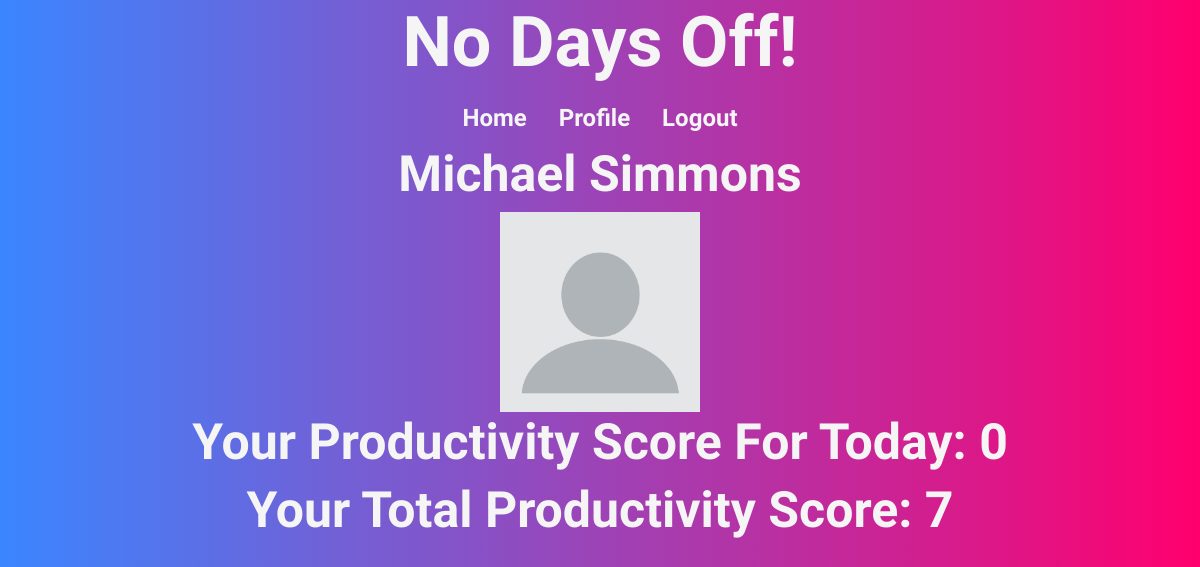
/profile (signed in), run on an earlier commit of the app's database.
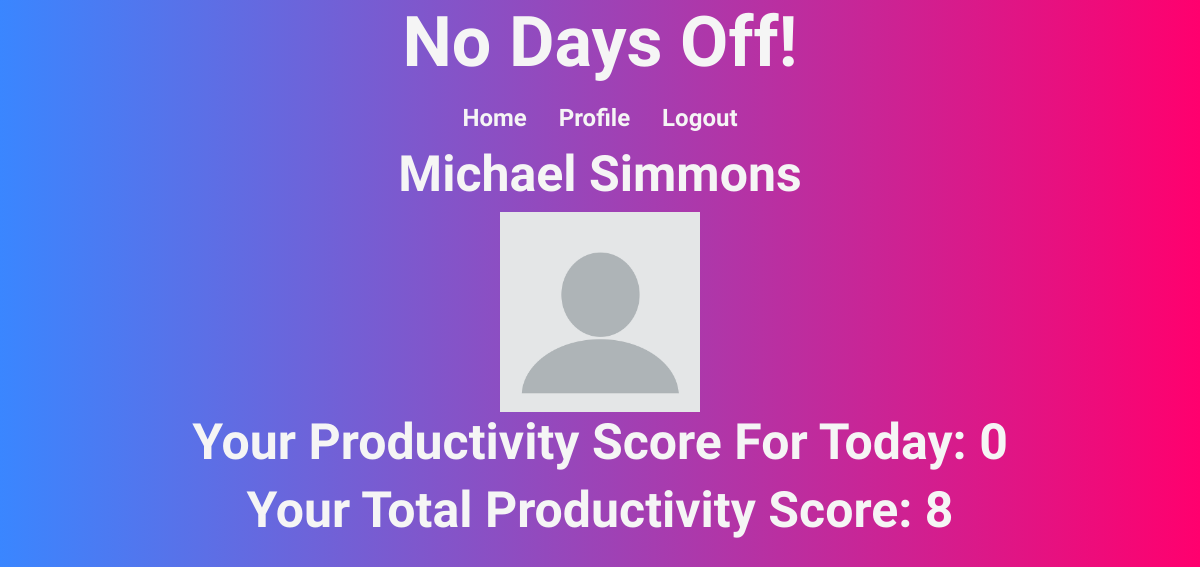
And on a later commit of the database.
### main/models.py (models this page shows)
class User(models.Model):
    first_name = models.CharField(max_length=50)
    last_name = models.CharField(max_length=50)
    email = models.CharField(max_length=255)
    password = models.CharField(max_length=50)
    occupation = models.CharField(max_length=100)
    score= models.IntegerField(default=0)
    created_at = models.DateTimeField(auto_now_add=True)
    updated_at = models.DateTimeField(auto_now=True)
    objects = UserManager()

### main/views.py (the view)
# urls.py: path('profile',views.profile)
def profile(request):
    logged_in_user = User.objects.get(id=request.session['user_id'])
    logged_in_user = User.objects.get(id=request.session['user_id'])
    all_tasks = Task.objects.all()
    user_tasks = logged_in_user.tasks_uploaded
    today_date = date.today()
    daily_score =0
    for task in all_tasks:
        if task.day_completed== today_date and task.completed_by == logged_in_user:
             daily_score = daily_score + 1
    context = {
    'logged_in_user': logged_in_user,
    'all_tasks' : all_tasks,
    'daily_score': daily_score,
    'today_date': today_date,
    'user_tasks': user_tasks
    }
    return render(request,'profile.html',context)

### main/templates/profile.html (shortened to what this page needs)
<!DOCTYPE html>
<html lang="en">
<head>
    <link rel="stylesheet" href="static/css/style.css">
    <link href="https://cdn.jsdelivr.net/npm/bootstrap@5.1.3/dist/css/bootstrap.min.css" rel="stylesheet">
</head>
<body>
    <div class="title">
        <h1 class="title">No Days Off!</h1>
      </div>
      <ul class="nav justify-content-center">
        <li class="nav-item">
          <a class="nav-link active" aria-current="page" href="/welcome">Home</a>
        </li>
        <li class="nav-item">
          <a class="nav-link" href="#">Profile</a>
        </li>
        <li class="nav-item">
          <a class="nav-link" href="/logout">Logout</a>
        </li>
      </ul>
      <div class="title2">
        <h1 class="title2"> {{logged_in_user.first_name}} {{logged_in_user.last_name}}</h1>
      </div>
      <div class="title2">
        <img class="profile_pic" src="/static/imgs/profile.png" alt="" srcset="">
      </div>
      <div class="title2">
        <h1 class="title2">Your Productivity Score For Today: {{daily_score}} </h1>
      </div>
      <div class="title2">
        <h1 class="title2">Your Total Productivity Score: {{logged_in_user.score}} </h1>
      </div>
</body>
</html>

### main/static/css/style.css (style rules this page uses)
body { background-image: linear-gradient(to right, #3a86ff, #ff006e); }
.title { display: flex; justify-content: center; color: whitesmoke; }
.title2 { display: flex; justify-content: center; color: whitesmoke; }
h1.title { font-size: 70px; font-family: 'Poiret One', cursive; font-weight: bolder; }
h1.title2 { font-size: 50px; font-family: 'Poiret One', cursive; font-weight: bolder; }
a.nav-link { color: whitesmoke; font-family: 'Poiret One', cursive; font-weight: bolder; font-size: x-large; }
.profile_pic { width: 200px; height: 200px; }

What changed in the data, as far as the page shows it:
changed User "Michael": score "7" → "8"
